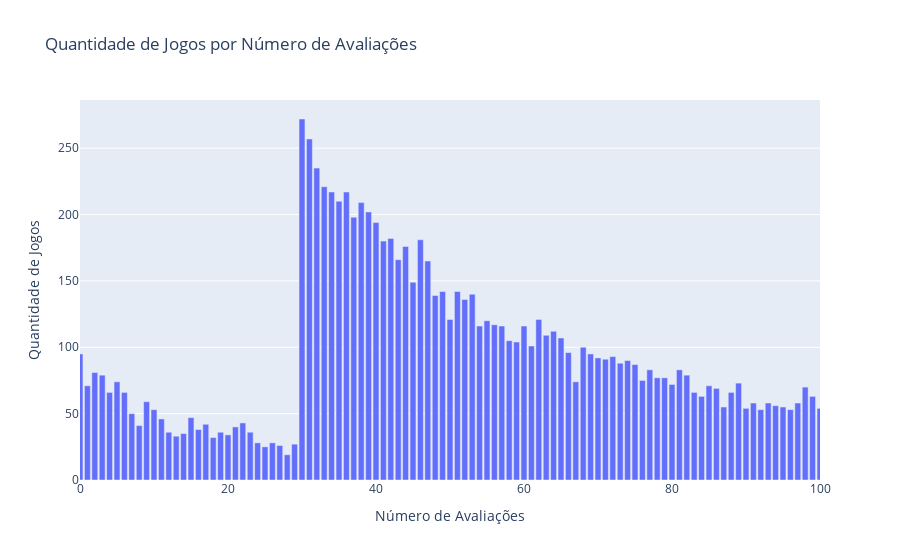

Here is the notebook cell this chart was saved with:
### Markdown cell above
O breve insight obtido aqui é que, em geral, jogos com MUITAS avaliações apresntam notas razoáveis, e, portanto, ter muitas avaliações é um ponto positivo, uma vez que a reta de regressão linear é crescente e também indica popularidade do jogo.
Entretanto, não ficou claro o que está acontecendo em jogos com baixas avaliações.

### Code cell
count_per_ratings = df['usersrated'].value_counts().sort_index()

fig = px.bar(
    x=count_per_ratings.index,
    y=count_per_ratings.values,
    labels={'x': 'Número de Avaliações', 'y': 'Quantidade de Jogos'},
    title='Quantidade de Jogos por Número de Avaliações',
     range_x=[0, 100], 
)

fig.show()

### Figure 1 — Plotly figure (JSON) as saved in the notebook; plotly's stock layout.template omitted (floating-point values rounded to 4 significant figures; data arrays with more than 128 entries replaced by an {"elided": "..."} marker saying what was removed)
{"data": [{"alignmentgroup": "True", "hovertemplate": "Número de Avaliações=%{x}<br>Quantidade de Jogos=%{y}<extra></extra>", "legendgroup": "", "marker": {"color": "#636efa", "pattern": {"shape": ""}}, "name": "", "offsetgroup": "", "orientation": "v", "showlegend": false, "textposition": "auto", "type": "bar", "x": {"elided": "2782 int values"}, "xaxis": "x", "y": {"elided": "2782 int values"}, "yaxis": "y"}], "layout": {"barmode": "relative", "legend": {"tracegroupgap": 0}, "title": {"text": "Quantidade de Jogos por Número de Avaliações"}, "xaxis": {"anchor": "y", "domain": [0, 1], "range": [0, 100], "title": {"text": "Número de Avaliações"}}, "yaxis": {"anchor": "x", "domain": [0, 1], "title": {"text": "Quantidade de Jogos"}}}}
